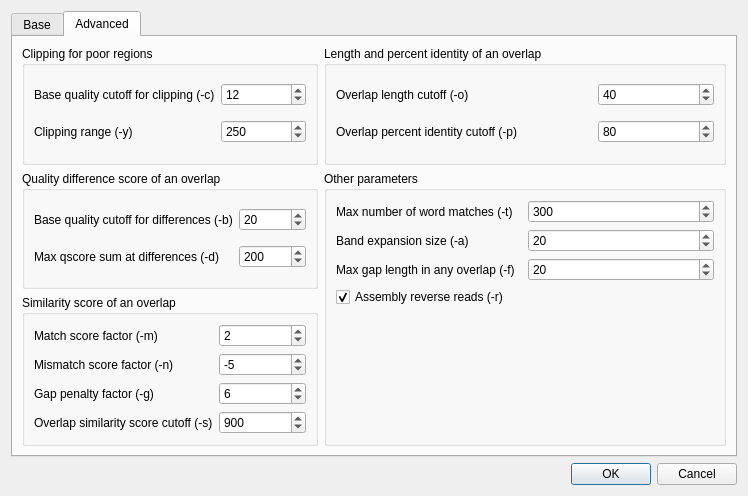
<?xml version="1.0" encoding="UTF-8"?>
<ui version="4.0">
 <class>CAP3SupportDialog</class>
 <widget class="QDialog" name="CAP3SupportDialog">
  <property name="geometry">
   <rect>
    <x>0</x>
    <y>0</y>
    <width>748</width>
    <height>496</height>
   </rect>
  </property>
  <property name="windowTitle">
   <string>Contig Assembly with CAP3</string>
  </property>
  <layout class="QGridLayout" name="gridLayout_6">
   <property name="sizeConstraint">
    <enum>QLayout::SetMinAndMaxSize</enum>
   </property>
   <item row="0" column="0" colspan="2">
    <widget class="QTabWidget" name="tabWidget">
     <property name="currentIndex">
      <number>1</number>
     </property>
     <widget class="QWidget" name="tab">
      <attribute name="title">
       <string>Base</string>
      </attribute>
      <layout class="QVBoxLayout" name="verticalLayout">
       <item>
        <widget class="QLabel" name="label">
         <property name="text">
          <string>Input files (long DNA reads to assembly)</string>
         </property>
        </widget>
       </item>
       <item>
        <layout class="QGridLayout" name="gridLayout">
         <item row="0" column="0" rowspan="4">
          <widget class="QListWidget" name="seqList">
           <property name="toolTip">
            <string>&lt;!DOCTYPE HTML PUBLIC &quot;-//W3C//DTD HTML 4.0//EN&quot; &quot;http://www.w3.org/TR/REC-html40/strict.dtd&quot;&gt;
&lt;html&gt;&lt;head&gt;&lt;meta name=&quot;qrichtext&quot; content=&quot;1&quot; /&gt;&lt;style type=&quot;text/css&quot;&gt;
p, li { white-space: pre-wrap; }
&lt;/style&gt;&lt;/head&gt;&lt;body style=&quot; font-family:'Ubuntu'; font-size:11pt; font-weight:400; font-style:normal;&quot;&gt;
&lt;p style=&quot; margin-top:0px; margin-bottom:0px; margin-left:0px; margin-right:0px; -qt-block-indent:0; text-indent:0px;&quot;&gt;Sequences in FASTA or FASTQ formats are supported. &lt;/p&gt;
&lt;p style=&quot; margin-top:0px; margin-bottom:0px; margin-left:0px; margin-right:0px; -qt-block-indent:0; text-indent:0px;&quot;&gt;The quality scores for FASTA sequences can be provided in an additional file. The file must be located in the same folder as the original sequences and have the same name as FASTA file, but another extention: &lt;span style=&quot; font-weight:600; font-style:italic;&quot;&gt;.qual&lt;/span&gt;&lt;/p&gt;&lt;/body&gt;&lt;/html&gt;</string>
           </property>
          </widget>
         </item>
         <item row="0" column="1">
          <widget class="QPushButton" name="addButton">
           <property name="text">
            <string>Add</string>
           </property>
          </widget>
         </item>
         <item row="1" column="1">
          <widget class="QPushButton" name="removeButton">
           <property name="text">
            <string>Remove</string>
           </property>
          </widget>
         </item>
         <item row="2" column="1">
          <widget class="QPushButton" name="removeAllButton">
           <property name="text">
            <string>Remove All</string>
           </property>
          </widget>
         </item>
         <item row="3" column="1">
          <spacer name="verticalSpacer_2">
           <property name="orientation">
            <enum>Qt::Vertical</enum>
           </property>
           <property name="sizeHint" stdset="0">
            <size>
             <width>20</width>
             <height>40</height>
            </size>
           </property>
          </spacer>
         </item>
        </layout>
       </item>
       <item>
        <widget class="QLabel" name="label_2">
         <property name="text">
          <string>Result contig</string>
         </property>
        </widget>
       </item>
       <item>
        <layout class="QHBoxLayout" name="horizontalLayout">
         <item>
          <widget class="QLineEdit" name="outputPathLineEdit">
           <property name="toolTip">
            <string>Path to result contig alignment in ACE format.</string>
           </property>
           <property name="readOnly">
            <bool>true</bool>
           </property>
          </widget>
         </item>
         <item>
          <widget class="QToolButton" name="specifyOutputPathButton">
           <property name="text">
            <string>...</string>
           </property>
          </widget>
         </item>
        </layout>
       </item>
      </layout>
     </widget>
     <widget class="QWidget" name="tab_2">
      <attribute name="title">
       <string>Advanced</string>
      </attribute>
      <layout class="QGridLayout" name="gridLayout_2">
       <item row="0" column="0">
        <widget class="QGroupBox" name="groupBox_3">
         <property name="title">
          <string>Clipping for poor regions</string>
         </property>
         <layout class="QGridLayout" name="gridLayout_4">
          <item row="0" column="0">
           <widget class="QLabel" name="label_5">
            <property name="text">
             <string>Base quality cutoff for clipping (-c)</string>
            </property>
           </widget>
          </item>
          <item row="0" column="1">
           <widget class="QSpinBox" name="baseQualityClipCutoffBox">
            <property name="minimum">
             <number>6</number>
            </property>
            <property name="value">
             <number>12</number>
            </property>
           </widget>
          </item>
          <item row="1" column="0">
           <widget class="QLabel" name="label_8">
            <property name="text">
             <string>Clipping range (-y)</string>
            </property>
           </widget>
          </item>
          <item row="1" column="1">
           <widget class="QSpinBox" name="clippingRangeBox">
            <property name="minimum">
             <number>6</number>
            </property>
            <property name="maximum">
             <number>2147483647</number>
            </property>
            <property name="value">
             <number>250</number>
            </property>
           </widget>
          </item>
         </layout>
        </widget>
       </item>
       <item row="0" column="1" colspan="2">
        <widget class="QGroupBox" name="groupBox_6">
         <property name="title">
          <string>Length and percent identity of an overlap</string>
         </property>
         <layout class="QGridLayout" name="gridLayout_7">
          <item row="0" column="0">
           <widget class="QLabel" name="label_12">
            <property name="text">
             <string>Overlap length cutoff (-o)</string>
            </property>
           </widget>
          </item>
          <item row="0" column="2">
           <widget class="QSpinBox" name="overlapLengthCutoffBox">
            <property name="minimum">
             <number>16</number>
            </property>
            <property name="maximum">
             <number>2147483647</number>
            </property>
            <property name="value">
             <number>40</number>
            </property>
           </widget>
          </item>
          <item row="1" column="0" colspan="2">
           <widget class="QLabel" name="label_15">
            <property name="text">
             <string>Overlap percent identity cutoff (-p)</string>
            </property>
           </widget>
          </item>
          <item row="1" column="2">
           <widget class="QSpinBox" name="overlapPercentIdentityBox">
            <property name="minimum">
             <number>66</number>
            </property>
            <property name="maximum">
             <number>2147483647</number>
            </property>
            <property name="value">
             <number>80</number>
            </property>
           </widget>
          </item>
         </layout>
        </widget>
       </item>
       <item row="1" column="0">
        <widget class="QGroupBox" name="groupBox_2">
         <property name="title">
          <string>Quality difference score of an overlap</string>
         </property>
         <layout class="QGridLayout" name="gridLayout_3">
          <item row="0" column="0">
           <widget class="QLabel" name="label_4">
            <property name="text">
             <string>Base quality cutoff for differences (-b)</string>
            </property>
           </widget>
          </item>
          <item row="0" column="1">
           <widget class="QSpinBox" name="baseQualityDiffCutoffBox">
            <property name="minimum">
             <number>16</number>
            </property>
            <property name="value">
             <number>20</number>
            </property>
           </widget>
          </item>
          <item row="1" column="1">
           <widget class="QSpinBox" name="maxQScoreDiffBox">
            <property name="minimum">
             <number>21</number>
            </property>
            <property name="maximum">
             <number>2147483647</number>
            </property>
            <property name="value">
             <number>200</number>
            </property>
           </widget>
          </item>
          <item row="1" column="0">
           <widget class="QLabel" name="label_6">
            <property name="text">
             <string>Max qscore sum at differences (-d)</string>
            </property>
           </widget>
          </item>
         </layout>
        </widget>
       </item>
       <item row="1" column="1" rowspan="2" colspan="2">
        <widget class="QGroupBox" name="groupBox">
         <property name="title">
          <string>Other parameters</string>
         </property>
         <layout class="QGridLayout" name="gridLayout_8">
          <item row="0" column="0">
           <widget class="QLabel" name="label_7">
            <property name="text">
             <string>Max number of word matches (-t)</string>
            </property>
           </widget>
          </item>
          <item row="0" column="1">
           <widget class="QSpinBox" name="maxNumWordMatchesBox">
            <property name="minimum">
             <number>31</number>
            </property>
            <property name="maximum">
             <number>2147483647</number>
            </property>
            <property name="value">
             <number>300</number>
            </property>
           </widget>
          </item>
          <item row="1" column="0">
           <widget class="QLabel" name="label_3">
            <property name="text">
             <string>Band expansion size (-a)</string>
            </property>
           </widget>
          </item>
          <item row="1" column="1">
           <widget class="QSpinBox" name="bandExpansionBox">
            <property name="toolTip">
             <string/>
            </property>
            <property name="whatsThis">
             <string/>
            </property>
            <property name="minimum">
             <number>10</number>
            </property>
            <property name="maximum">
             <number>2147483647</number>
            </property>
            <property name="value">
             <number>20</number>
            </property>
           </widget>
          </item>
          <item row="2" column="0">
           <widget class="QLabel" name="maxGapLengthInOverlapLabel">
            <property name="text">
             <string>Max gap length in any overlap (-f)</string>
            </property>
           </widget>
          </item>
          <item row="2" column="1">
           <widget class="QSpinBox" name="maxGapLengthBox">
            <property name="minimum">
             <number>2</number>
            </property>
            <property name="maximum">
             <number>2147483647</number>
            </property>
            <property name="value">
             <number>20</number>
            </property>
           </widget>
          </item>
          <item row="3" column="0">
           <widget class="QCheckBox" name="reverseReadsBox">
            <property name="text">
             <string>Assembly reverse reads (-r)</string>
            </property>
            <property name="checked">
             <bool>true</bool>
            </property>
           </widget>
          </item>
          <item row="4" column="0">
           <spacer name="verticalSpacer">
            <property name="orientation">
             <enum>Qt::Vertical</enum>
            </property>
            <property name="sizeHint" stdset="0">
             <size>
              <width>20</width>
              <height>40</height>
             </size>
            </property>
           </spacer>
          </item>
         </layout>
        </widget>
       </item>
       <item row="2" column="0">
        <widget class="QGroupBox" name="groupBox_4">
         <property name="title">
          <string>Similarity score of an overlap</string>
         </property>
         <layout class="QGridLayout" name="gridLayout_5">
          <item row="1" column="0">
           <widget class="QLabel" name="label_11">
            <property name="text">
             <string>Mismatch score factor (-n)</string>
            </property>
           </widget>
          </item>
          <item row="1" column="1">
           <widget class="QSpinBox" name="mismatchScoreFactorBox">
            <property name="minimum">
             <number>-214748364</number>
            </property>
            <property name="maximum">
             <number>-1</number>
            </property>
            <property name="value">
             <number>-5</number>
            </property>
           </widget>
          </item>
          <item row="4" column="0">
           <widget class="QLabel" name="OverlapSimilarityScoreCutoffLabel">
            <property name="text">
             <string>Overlap similarity score cutoff (-s)</string>
            </property>
           </widget>
          </item>
          <item row="4" column="1">
           <widget class="QSpinBox" name="overlapSimilarityScoreCutoffBox">
            <property name="minimum">
             <number>251</number>
            </property>
            <property name="maximum">
             <number>2147483647</number>
            </property>
            <property name="value">
             <number>900</number>
            </property>
           </widget>
          </item>
          <item row="3" column="0">
           <widget class="QLabel" name="label_13">
            <property name="text">
             <string>Gap penalty factor (-g)</string>
            </property>
           </widget>
          </item>
          <item row="0" column="0">
           <widget class="QLabel" name="MaxNumbeOfWordMismatchesBox">
            <property name="text">
             <string>Match score factor (-m)</string>
            </property>
           </widget>
          </item>
          <item row="3" column="1">
           <widget class="QSpinBox" name="gapPenaltyFactorBox">
            <property name="minimum">
             <number>1</number>
            </property>
            <property name="maximum">
             <number>2147483647</number>
            </property>
            <property name="value">
             <number>6</number>
            </property>
           </widget>
          </item>
          <item row="0" column="1">
           <widget class="QSpinBox" name="matchScoreFactorBox">
            <property name="minimum">
             <number>1</number>
            </property>
            <property name="maximum">
             <number>2147483647</number>
            </property>
            <property name="value">
             <number>2</number>
            </property>
           </widget>
          </item>
         </layout>
        </widget>
       </item>
      </layout>
     </widget>
    </widget>
   </item>
   <item row="1" column="0" colspan="2">
    <widget class="QDialogButtonBox" name="buttonBox">
     <property name="standardButtons">
      <set>QDialogButtonBox::Cancel|QDialogButtonBox::Ok</set>
     </property>
    </widget>
   </item>
  </layout>
 </widget>
 <tabstops>
  <tabstop>tabWidget</tabstop>
  <tabstop>baseQualityClipCutoffBox</tabstop>
  <tabstop>clippingRangeBox</tabstop>
  <tabstop>overlapLengthCutoffBox</tabstop>
  <tabstop>overlapPercentIdentityBox</tabstop>
  <tabstop>baseQualityDiffCutoffBox</tabstop>
  <tabstop>maxQScoreDiffBox</tabstop>
  <tabstop>maxNumWordMatchesBox</tabstop>
  <tabstop>bandExpansionBox</tabstop>
  <tabstop>maxGapLengthBox</tabstop>
  <tabstop>matchScoreFactorBox</tabstop>
  <tabstop>mismatchScoreFactorBox</tabstop>
  <tabstop>gapPenaltyFactorBox</tabstop>
  <tabstop>overlapSimilarityScoreCutoffBox</tabstop>
  <tabstop>reverseReadsBox</tabstop>
  <tabstop>seqList</tabstop>
  <tabstop>addButton</tabstop>
  <tabstop>removeButton</tabstop>
  <tabstop>removeAllButton</tabstop>
  <tabstop>outputPathLineEdit</tabstop>
  <tabstop>specifyOutputPathButton</tabstop>
 </tabstops>
 <resources/>
 <connections>
  <connection>
   <sender>buttonBox</sender>
   <signal>accepted()</signal>
   <receiver>CAP3SupportDialog</receiver>
   <slot>accept()</slot>
   <hints>
    <hint type="sourcelabel">
     <x>370</x>
     <y>475</y>
    </hint>
    <hint type="destinationlabel">
     <x>370</x>
     <y>247</y>
    </hint>
   </hints>
  </connection>
  <connection>
   <sender>buttonBox</sender>
   <signal>rejected()</signal>
   <receiver>CAP3SupportDialog</receiver>
   <slot>reject()</slot>
   <hints>
    <hint type="sourcelabel">
     <x>370</x>
     <y>475</y>
    </hint>
    <hint type="destinationlabel">
     <x>370</x>
     <y>247</y>
    </hint>
   </hints>
  </connection>
 </connections>
</ui>
